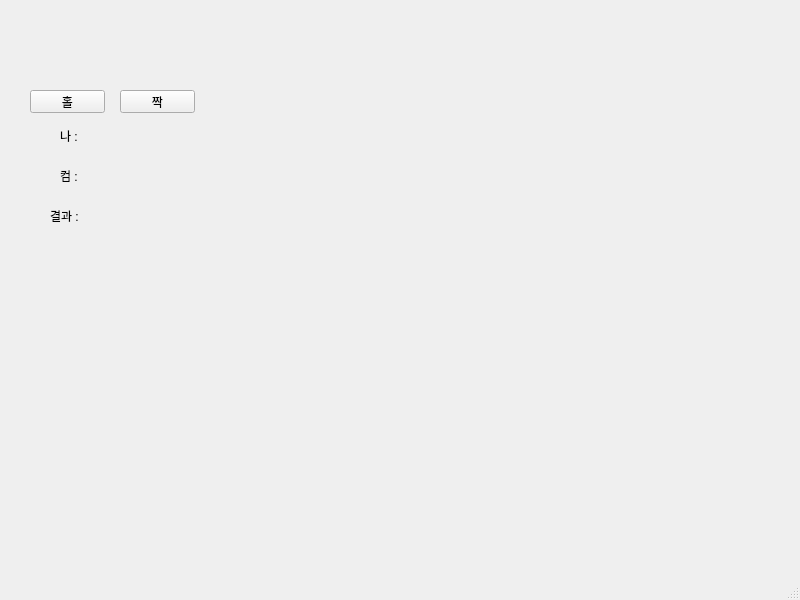
<?xml version="1.0" encoding="UTF-8"?>
<ui version="4.0">
 <class>MainWindow</class>
 <widget class="QMainWindow" name="MainWindow">
  <property name="geometry">
   <rect>
    <x>0</x>
    <y>0</y>
    <width>800</width>
    <height>600</height>
   </rect>
  </property>
  <property name="windowTitle">
   <string>MainWindow</string>
  </property>
  <widget class="QWidget" name="centralwidget">
   <widget class="QLabel" name="lbl1">
    <property name="geometry">
     <rect>
      <x>60</x>
      <y>130</y>
      <width>56</width>
      <height>12</height>
     </rect>
    </property>
    <property name="text">
     <string>나 : </string>
    </property>
   </widget>
   <widget class="QLabel" name="lbl3">
    <property name="geometry">
     <rect>
      <x>60</x>
      <y>170</y>
      <width>56</width>
      <height>12</height>
     </rect>
    </property>
    <property name="text">
     <string>컴 : </string>
    </property>
   </widget>
   <widget class="QLabel" name="lbl4">
    <property name="geometry">
     <rect>
      <x>130</x>
      <y>170</y>
      <width>56</width>
      <height>12</height>
     </rect>
    </property>
    <property name="text">
     <string/>
    </property>
   </widget>
   <widget class="QLabel" name="lbl2">
    <property name="geometry">
     <rect>
      <x>130</x>
      <y>130</y>
      <width>56</width>
      <height>12</height>
     </rect>
    </property>
    <property name="text">
     <string/>
    </property>
   </widget>
   <widget class="QPushButton" name="pb1">
    <property name="geometry">
     <rect>
      <x>30</x>
      <y>90</y>
      <width>75</width>
      <height>23</height>
     </rect>
    </property>
    <property name="text">
     <string>홀</string>
    </property>
   </widget>
   <widget class="QPushButton" name="pb2">
    <property name="geometry">
     <rect>
      <x>120</x>
      <y>90</y>
      <width>75</width>
      <height>23</height>
     </rect>
    </property>
    <property name="text">
     <string>짝</string>
    </property>
   </widget>
   <widget class="QLabel" name="lbl5">
    <property name="geometry">
     <rect>
      <x>50</x>
      <y>210</y>
      <width>56</width>
      <height>12</height>
     </rect>
    </property>
    <property name="text">
     <string>결과 : </string>
    </property>
   </widget>
   <widget class="QLabel" name="lbl6">
    <property name="geometry">
     <rect>
      <x>130</x>
      <y>210</y>
      <width>56</width>
      <height>12</height>
     </rect>
    </property>
    <property name="text">
     <string/>
    </property>
   </widget>
  </widget>
  <widget class="QMenuBar" name="menubar">
   <property name="geometry">
    <rect>
     <x>0</x>
     <y>0</y>
     <width>800</width>
     <height>21</height>
    </rect>
   </property>
  </widget>
  <widget class="QStatusBar" name="statusbar"/>
 </widget>
 <resources/>
 <connections/>
</ui>
